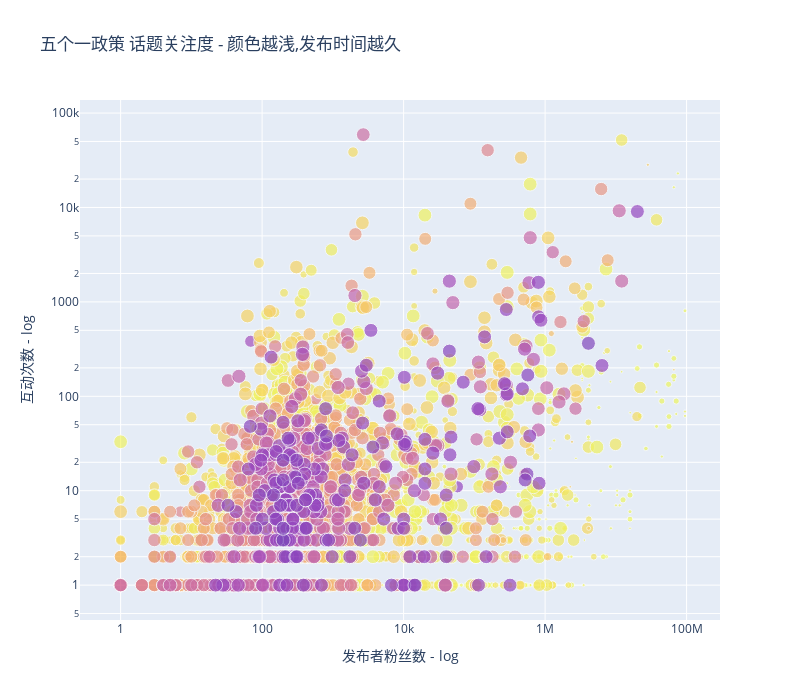

Source (notebook cell):
### Code cell
# 关注度

delays = (df['date']-df['date'].min()).dt.days
# color_pallet = sns.color_palette('RdBu_r',delays.max()+1)

fig=go.Figure(layout=dict(width=800, height=700, title='五个一政策 话题关注度 - 颜色越浅,发布时间越久'))

trace = go.Scatter(
    x=df['发布者粉丝数'],
    y=df['nb_interactivity'],
    opacity=0.7,
    mode='markers',
    marker=dict(
        size=delays/5,
        color=delays[::-1]
    ),
    text=df['date'].dt.date
)

fig.add_trace(trace)
fig.update_layout(
    yaxis={'type':'log', 'title':'互动次数 - log'}, 
    xaxis={'type':'log', 'title':'发布者粉丝数 - log'})
fig.show()

### Figure 1 — Plotly figure (JSON) as saved in the notebook; plotly's stock layout.template omitted (floating-point values rounded to 4 significant figures; data arrays with more than 128 entries replaced by an {"elided": "..."} marker saying what was removed)
{"data": [{"marker": {"color": {"elided": "3214 int values"}, "size": {"elided": "3214 float values"}}, "mode": "markers", "opacity": 0.7, "text": {"elided": "3214 str values"}, "type": "scatter", "x": {"elided": "3214 int values"}, "y": {"elided": "3214 int values"}}], "layout": {"height": 700, "title": {"text": "五个一政策 话题关注度 - 颜色越浅,发布时间越久"}, "width": 800, "xaxis": {"title": {"text": "发布者粉丝数 - log"}, "type": "log"}, "yaxis": {"title": {"text": "互动次数 - log"}, "type": "log"}}}
